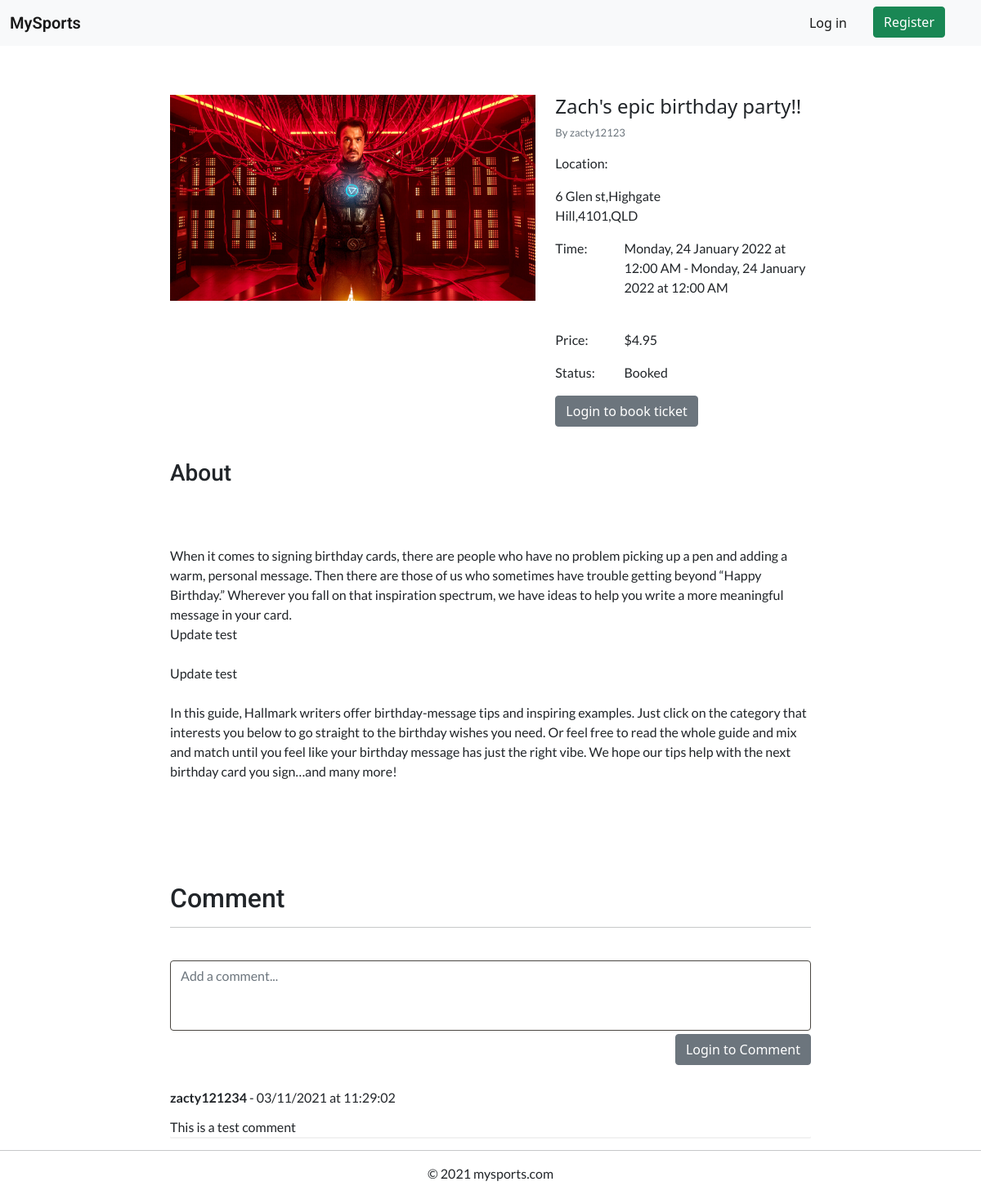
The page /view-details/1 on the database its author committed.
### website/models.py (models this page shows, shortened)
class Event(db.Model):
    __tablename__ = 'events'
    event_id = db.Column(db.Integer, primary_key=True, autoincrement=True)
    title = db.Column(db.String(80))
    description = db.Column(db.String(2000))
    sport = db.Column(db.String(20))
    image = db.Column(db.String(100))
    venue = db.Column(db.String(50))
    address = db.Column(db.String(150))
    start_time = db.Column(db.DateTime())
    end_time = db.Column(db.DateTime())
    status = db.Column(db.String(15))
    tickets_total = db.Column(db.Integer())
    price = db.Column(db.Float())
    user_id = db.Column(db.Integer(), db.ForeignKey('users.user_id'))
    orders = db.relationship('Order')
    comments = db.relationship('Comment')
    @property
    def is_owner(self) -> bool:
        return (self.user == current_user)
    @property
    def user(self) -> User:
        return User.query.filter_by(user_id=self.user_id).first()
    @property
    def tickets_sold(self) -> int:
        tickets_sold = 0
        for order in self.orders:
            tickets_sold += order.ticket_quantity
        return tickets_sold
    @property
    def tickets_remaining(self) -> int:
        return self.tickets_total - self.tickets_sold
    def formatted_time(self, time:datetime):
        return '{}, {} {} {} at {}'.format(get_day(time.weekday()),
                                                time.day,
                                                get_month(time.month - 1),
                                                time.year,
                                                time.strftime("%I:%M %p"))

class User(db.Model, UserMixin):
    __tablename__='users' # good practice to specify table name
    user_id = db.Column(db.Integer, primary_key=True, autoincrement=True)
    username = db.Column(db.String(20), index=True, unique=True)
    email = db.Column(db.String(100), index=True, unique=True)
    contact_number = db.Column(db.Integer, unique=True, index=True)
    password_hash = db.Column(db.String(255), nullable=False)
    comments = db.relationship('Comment')
    events = db.relationship('Event')
    orders = db.relationship('Order')

class Comment(db.Model):
    __tablename__ = 'comments'
    comment_id = db.Column(db.Integer, primary_key=True, autoincrement=True)
    text = db.Column(db.String(400))
    date_of_creation = db.Column(db.DateTime)
    user_id = db.Column(db.Integer, db.ForeignKey('users.user_id'))
    event_id = db.Column(db.Integer, db.ForeignKey('events.event_id'))
    @property
    def user(self) -> User:
        return User.query.filter_by(user_id=self.user_id).first()

### website/views.py (the view, shortened to what this page needs)
@bp.route('/view-details/<event_id>', methods=['GET', 'POST'])
def view_details(event_id):
    event:Event = Event.query.filter_by(event_id=event_id).first()
    cform = CommentForm()
    oform = OrderForm()
    return render_template('view_details.html', event=event, oform=oform, cform=cform)

### website/forms.py
class CommentForm(FlaskForm):
    text = TextAreaField(label='', validators=[InputRequired(), Length(max=400)])

class OrderForm(FlaskForm):
    ticket_quantity = IntegerField(label='')

### website/models.py (called while the page is built)
def get_day(day:int):
    return days_of_week[day]

def get_month(month:int):
    return months[month]

### website/templates/view_details.html (shortened to what this page needs)
{% extends "base.html" %}
{% import "bootstrap/wtf.html" as wtf %}
{% block content %}
<div class="div-3"></div>
<div class="container-fluid">
  <div class="col col-md-8 mx-auto">
    <div class="row">
      <div class="col-lg-7">
        <img class="image-centered" src="{{ url_for('.download', filename=event.image) }}">
      </div>
      <div class="col-lg-5">
        <div class="centered">
          <h4>{{ event.title }}</h4>
          <p class="mylead text-muted">By {{ event.user.username }}</p>
        </div>
        <div class="row">
          <div class="col">
            <p>Location:</p>
          </div>
          <div class="col-9">
            <p>{{ event.address }}</p>
          </div>
        </div>
        <div class="row">
          <div class="col">
            <p>Time:</p>
          </div>
          <div class="col-9">
            <p>{{ event.formatted_time(event.start_time) }} - {{ event.formatted_time(event.start_time) }}</p>
          </div>
        </div>
        <br>
        <div class="row">
          <div class="col">
            <p>Price:</p>
          </div>
          <div class="col-9">
            <p>${{ event.price }}</p>
          </div>
        </div>
        <div class="row">
          <div class="col">
            <p>Status:</p>
          </div>
          <div class="col-9">
            <p>{{ event.status }}</p>
          </div>
        </div>
        {% if not event.is_owner %}
        {% if event.status == 'booked' or event.status == 'cancelled' %}
        <p>Cannot book, event is booked or cancelled</p>
        {% elif current_user.is_authenticated %}
        <button type="button" data-bs-toggle="modal" data-bs-target="#ticketmodal"
          class="btn btn-success float-right">Book ticket</button>
        {% else %}
        <a href="{{ url_for('auth.login', next=url_for(request.endpoint, **request.view_args)) }}"
          class="btn btn-secondary">Login to book ticket</a>
        {% endif %}
        {% endif %}
      </div>
    </div>
    <div class="div-2"></div>
    <h3 class="mytitle centered">About</h3>
    <div class="div-2"></div>
    <p style="white-space: pre-line">
      {{ event.description }}
    </p>
    <div class="div-3"></div>
    <h2 class="mytitle">Comment</h2>
    <hr>
    <div class="form-group">
      <form action="" method="post">
        {{ wtf.form_field(cform.text, class='form-control', style='resize: none', rows='3',
        placeholder='Add a comment...')}}
        {% if current_user.is_authenticated %}
        <button type="submit" class="btn btn-primary float-right mt-1" type="submit">Post</button>
        {% else %}
        <a href="{{ url_for('auth.login', next=url_for(request.endpoint, **request.view_args)) }}"
          class="btn btn-secondary float-right mt-1">Login to Comment</a>
        {% endif %}
      </form>
    </div>
    <div class="div-3"></div>
    {% for comment in event.comments %}
    <div class="comment-container">
      <div class="comment-header">
        <p><strong>{{ comment.user.username }}</strong> - {{ comment.date_of_creation.strftime("%d/%m/%Y at %H:%M:%S")
          }}</p>
      </div>
      <p class="comment-text">{{ comment.text }}</p>
    </div>
    {% endfor %}
  </div>
</div>
{% endblock %}

### website/static/css/style.css (style rules this page uses)
.mytitle { font-family: 'Roboto', sans-serif; }
.mylead { font-family: 'Lato', sans-serif; font-size: small; }
.div-2 { padding: 20px; }
.div-3 { padding: 30px; }
p { font-family: 'Lato', sans-serif; }
.form-control, .form-select { border-color: #4a4742 !important; font-family: 'Lato', sans-serif; }
body, html { height: 100%; }
.image-centered { display: block; margin-left: auto; margin-right: auto; width: 100%; }
div.comment-container p { margin-bottom: 0; }
div.comment-container { box-shadow: 0px 2px 0px 0px rgb(0 0 0 / 5%); border-radius: 0.1rem; margin: 10px 0; }
div.comment-header { margin-bottom: 12px; }
.float-right { float: right; }

### rows shown on the page
Event: image (picture), title "Zach's epic birthday party!!", address "6 Glen st,Highgate Hill,4101,QLD", formatted_time "Monday, 24 January 2022 at 12:00 AM", price "4.95", status "Booked", description "When it comes to signing birthday cards, there are people who have no problem picking up a pen and adding a warm, personal message. Then there are those of us who sometimes have trouble getting beyond “Happy Birthday.” Wherever you fall on that inspiration spectrum, we have ideas to help you write a more meaningful message in your card. Update test Update test In this guide, Hallmark writers offer birthday-message tips and inspiring examples. Just click on the category that interests you below to go straight to the birthday wishes you need. Or feel free to read the whole guide and mix and match until you feel like your birthday message has just the right vibe. We hope our tips help with the…"
User: user.username "zacty12123"
Comment: user.username "zacty121234", date_of_creation "03/11/2021 at 11:29:02", text "This is a test comment"
